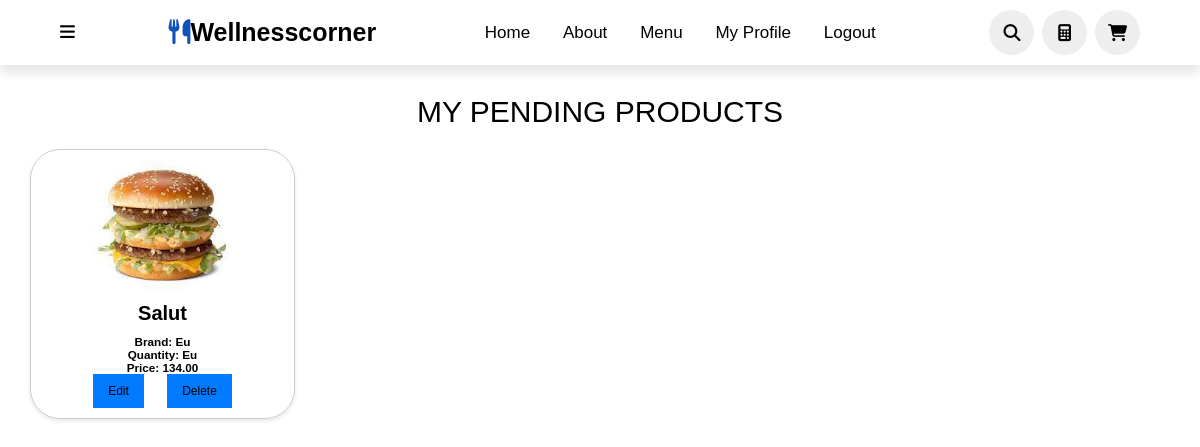
/my-products/ (signed in), run on the app's committed database.
### WellnessCorner/models.py (models this page shows, shortened)
class PendingProduct(models.Model):
    PRODUCT_TYPES = (
        ('None', 'None'),
        ('lactate', 'Lactate'),
        ('carne', 'Carne'),
        ('legume', 'Legume'),
        ('fructe', 'Fructe'),
    )
    user = models.ForeignKey(settings.AUTH_USER_MODEL, on_delete=models.CASCADE, null=True, blank=True)
    product_name = models.CharField(max_length=100)
    brands = models.CharField(max_length=100)
    quantity = models.CharField(max_length=50)
    categories = models.CharField(max_length=200)
    image = models.ImageField(upload_to='pending_product_images/', null=True, blank=True)
    protein_per_100g = models.DecimalField(max_digits=10, decimal_places=2, null=True, blank=True)
    carbs_per_100g = models.DecimalField(max_digits=10, decimal_places=2, null=True, blank=True)
    fats_per_100g = models.DecimalField(max_digits=10, decimal_places=2, null=True, blank=True)
    kcal_per_100g = models.DecimalField(max_digits=10, decimal_places=2, null=True, blank=True)
    price = models.DecimalField(max_digits=10, decimal_places=2, null=True, blank=True)
    product_type = models.CharField(max_length=20, choices=PRODUCT_TYPES, default='None')
    allergies = models.TextField(null=True, blank=True)
    user_rating = models.DecimalField(max_digits=3, decimal_places=1, null=True, blank=True)
    approved = models.BooleanField(default=False)

### WellnessCorner/views.py (the view)
# urls.py: path('my-products/', views.my_products, name='my_products'),
@login_required
def my_products(request):
    pending_products = PendingProduct.objects.filter(user=request.user)
    return render(request, 'my_products.html', {'pending_products': pending_products})

### templates/my_products.html (shortened to what this page needs)
{% load static %}
<!DOCTYPE html>
<html lang="en">
<head>
    <link rel="stylesheet" href="{% static 'my-products.css' %}">
</head>
<body>
    <header>
        <div class="more">
            <i class="fa-solid fa-bars" onclick="toggleBar()"></i>
        </div>
        <a href="#" class="logo"><i class="fas fa-utensils"></i>Wellnesscorner</a>
        <nav class="navbar">
            <a href="{% url 'index' %}">Home</a>
            <a href="#about">about</a>
            <a href="#menu">menu</a>
            <a href="{% url 'myaccount' %}">My Profile</a>
            <a href="{% url 'logout' %}">Logout</a>
        </nav>
        <div class="icons">
            <i class="fas fa-search" id="search-icon" onclick="toggleSearch()"></i>
            <a href="{% url 'calculator' %}" class="fa-solid fa-calculator"></a>
            <a href="{% url 'basket_page' %}" class="fas fa-shopping-cart"></a>
        </div>
    </header>
    {% if pending_products %}
        <div style="padding-top:30px" class="heading">My Pending Products</div>
        <div class="products-container">
            {% for product in pending_products %}
                <div class="product">
                    <div class="top">
                    {% if product.image %}
                        <img src="{{ product.image.url }}" alt="{{ product.product_name }}" class="product-image">
                    {% endif %}
                    </div>
                    <div class="middle">
                        <h1>{{ product.product_name }}</h1>
                    </div>
                    <div class="bottom">
                        <h3>Brand: {{ product.brands|truncatewords:15 }}</h3>
                        <h3>Quantity: {{ product.quantity }}</h3>
                        <h3>Price: {{ product.price }}</h3>
                        <div class="product-button">
                            <a class="edit" href="{% url 'edit_product' product.pk %}">Edit</a>
                            <a class="delete" href="{% url 'delete_product' product.pk %}">Delete</a>
                        </div>
                    </div>
                </div>
            {% endfor %}
        </div>
    {% else %}
        <div style="padding-top:30px" class="heading">No Pending Products Found</div>
    {% endif %}
</body>
</html>

### static/my-products.css (style rules this page uses)
* { font-family: 'Nunito', sans-serif; margin: 0; padding: 0; box-sizing: border-box; text-decoration: none; outline: none; border: none; text-transform: capitalize; transition: all .2s linear; }
html { font-size: 62.5%; overflow-x: hidden; scroll-padding-top: 5.5rem; scroll-behavior: smooth; }
.heading { text-align: center; color: black; font-size: 3rem; padding-bottom: 2rem; text-transform: uppercase; }
header { top: 0; left: 0; right: 0; background: #fff; padding: 1rem 5%; display: flex; align-items: center; justify-content: space-between; z-index: 2; box-shadow: 0 8px 10px rgba(0, 0, 0, 0.1); }
header .logo { color: black; font-size: 2.5rem; font-weight: bolder; }
header .logo i { color: #0F52BA; }
header .navbar a { font-size: 1.7rem; border-radius: .5rem; padding: .5rem 1.5rem; color: black; }
.more { font-size: 1.7rem; color: black; }
header .icons i, header .icons a { cursor: pointer; margin-left: .5rem; height: 4.5rem; line-height: 4.5rem; width: 4.5rem; text-align: center; font-size: 1.7rem; color: black; border-radius: 50%; background: #eee; }
.products-container { display: flex; flex-wrap: wrap; justify-content: space-between; padding-left: 30px; padding-right: 30px; }
.product { width: calc(25% - 20px); margin-bottom: 20px; padding: 10px; border: 1px solid #ccc; box-shadow: 0 2px 4px rgba(0, 0, 0, 0.1); display: flex; flex-direction: column; justify-content: space-between; align-items: center; text-align: center; border-radius: 30px; }
.product h1 { font-size: 2rem; margin-bottom: 10px; text-decoration: none; }
.product a { text-decoration: none; color: black; font-size: 1.2rem; padding: 10px 15px; }
.product-image { height: 130px; width: auto; margin-bottom: 10px; }
.product-button { color: white; text-decoration: none; font-size: 1.2rem; padding: 10px 20px; border-radius: 5px; }
.product-button .edit { background-color: #007bff; margin-right:10px; }
.product-button .delete { background-color: #007bff; margin-left: 10px; }

### data on the page
PendingProduct: image (picture), product_name "Salut", brands "Eu", quantity "Eu", price "134.00"
